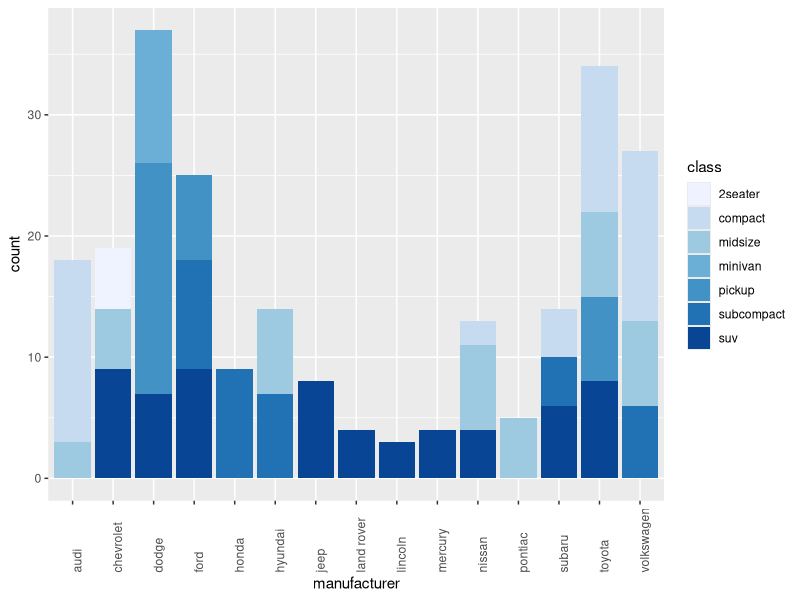
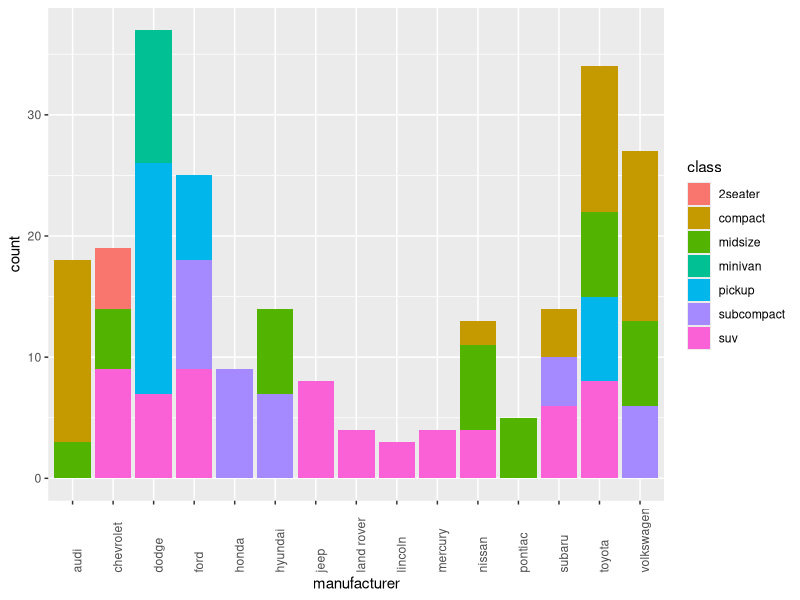

R code for these plots, in order:
## ---- chunk 1
library(ggplot2)
library(ggthemes)
library(scales)
library(dplyr)
## ---- chunk 2
pl <- ggplot(data = mpg,aes(x= manufacturer, fill = class))
pl <- pl + geom_bar(stat="count")
pl <- pl  + theme(axis.text.x = element_text(angle = 90,hjust =0 )) + scale_fill_brewer()
pl
## ---- chunk 3
pl <- ggplot(data = mpg,aes(x= manufacturer, fill = class))
pl <- pl + geom_bar(stat="count")
pl <- pl  + theme(axis.text.x = element_text(angle = 90,hjust =0 ))
pl

